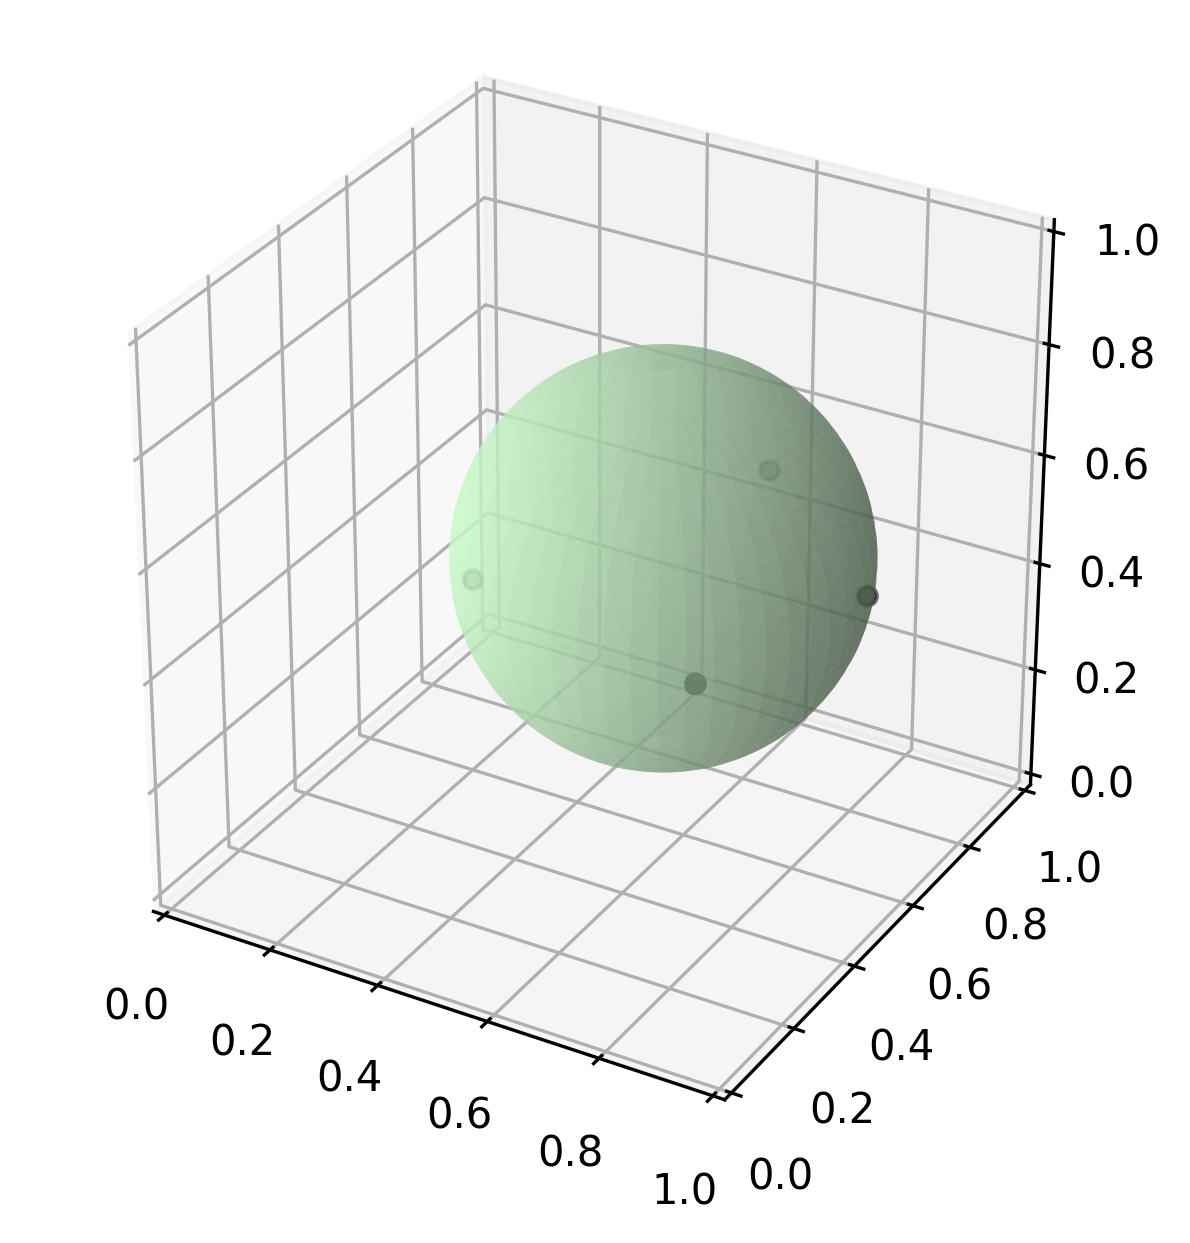

Source code (Python):
from random import random, seed
from matplotlib import pyplot as plt
import numpy as np
import sympy as sp


def get_center_radius(pts):
    x, y, z = sp.symbols('x, y, z')
    entry = [[x**2 + y**2 + z**2, x, y, z, 1]]
    for i, (xi, yi, zi) in enumerate(pts):
        entry += [[xi**2 + yi**2 + zi**2, xi, yi, zi, 1]]
    A = sp.Matrix(entry)
    B = sp.Matrix(5, 5, sp.symbols('B:5:5'))

    eq = B.det().subs(zip(list(B), list(A)))
    a, b, c, d = eq.coeff(x, 2), eq.coeff(x, 1), eq.coeff(y, 1), eq.coeff(z, 1)
    e = eq.subs(zip((x, y, z), (0, 0, 0)))

    center = (float(-b / 2 / a), float(-c / 2 / a), float(-d / 2 / a))
    radius = float((1 / 4 / a**2 * (b*b + c*c + d*d) - e/a)**0.5)
    return center, radius


def draw_sphere(center, radius, ax):
    phi, theta = np.meshgrid(np.linspace(0, np.pi, 100),
                             np.linspace(0, 2 * np.pi, 100))
    x = center[0] + radius * np.sin(phi) * np.cos(theta)
    y = center[1] + radius * np.sin(phi) * np.sin(theta)
    z = center[2] + radius * np.cos(phi)
    ax.plot_surface(x, y, z, color='#ccffcc', alpha=0.6)


def draw(pts, ax):
    ax.scatter([x for x, _, _ in pts], [y for _, y, _ in pts],
               [z for _, _, z in pts], color='k', marker='o')


def get_pts():
    return [(random(), random(), random()) for i in range(4)]


if __name__ == '__main__':
    seed(0)
    pts = get_pts()
    c, r = get_center_radius(pts)

    ax = plt.gcf().add_subplot(111, projection='3d')
    ax.set_xlim(0., 1.)
    ax.set_ylim(0., 1.)
    ax.set_zlim(0., 1.)
    ax.set_box_aspect([1., 1., 1.])

    draw(pts, ax)
    draw_sphere(c, r, ax)
    plt.savefig('draw_sphere_with_4_pts.png', bbox_inches='tight', dpi=300)
    plt.tight_layout()
    plt.show()
